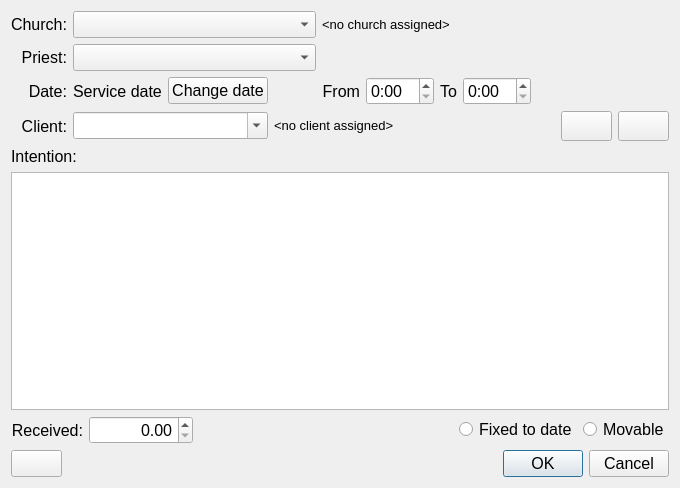
<?xml version="1.0" encoding="UTF-8"?>
<ui version="4.0">
 <author>Jan 'Kovis' Struhar</author>
 <class>ServiceDetailDlg</class>
 <widget class="QDialog" name="ServiceDetailDlg">
  <property name="geometry">
   <rect>
    <x>0</x>
    <y>0</y>
    <width>680</width>
    <height>488</height>
   </rect>
  </property>
  <property name="font">
   <font>
    <pointsize>12</pointsize>
   </font>
  </property>
  <property name="windowTitle">
   <string>Holy service detail</string>
  </property>
  <layout class="QVBoxLayout" name="verticalLayout">
   <item>
    <layout class="QGridLayout">
     <property name="leftMargin">
      <number>0</number>
     </property>
     <property name="topMargin">
      <number>0</number>
     </property>
     <property name="rightMargin">
      <number>0</number>
     </property>
     <property name="bottomMargin">
      <number>0</number>
     </property>
     <property name="spacing">
      <number>6</number>
     </property>
     <item row="4" column="3" colspan="6">
      <widget class="QLabel" name="clientDescriptionLabel">
       <property name="text">
        <string>&lt;html&gt;&lt;head&gt;&lt;meta name=&quot;qrichtext&quot; content=&quot;1&quot; /&gt;&lt;style type=&quot;text/css&quot;&gt;
p, li { white-space: pre-wrap; }
&lt;/style&gt;&lt;/head&gt;&lt;body style=&quot; font-family:'MS Shell Dlg 2'; font-size:10pt; font-weight:400; font-style:normal; text-decoration:none;&quot;&gt;
&lt;p style=&quot; margin-top:0px; margin-bottom:0px; margin-left:0px; margin-right:0px; -qt-block-indent:0; text-indent:0px;&quot;&gt;&amp;lt;no client assigned&amp;gt;&lt;/p&gt;&lt;/body&gt;&lt;/html&gt;</string>
       </property>
      </widget>
     </item>
     <item row="4" column="0">
      <widget class="QLabel" name="clientLabel">
       <property name="text">
        <string>Client:</string>
       </property>
       <property name="alignment">
        <set>Qt::AlignRight|Qt::AlignTrailing|Qt::AlignVCenter</set>
       </property>
      </widget>
     </item>
     <item row="1" column="1" colspan="3">
      <widget class="QComboBox" name="priestCombo">
       <property name="toolTip">
        <string>Priest that shall celebrate the service</string>
       </property>
      </widget>
     </item>
     <item row="2" column="1">
      <widget class="QLabel" name="dateDisplay">
       <property name="text">
        <string>Service date</string>
       </property>
      </widget>
     </item>
     <item row="1" column="0">
      <widget class="QLabel" name="label">
       <property name="text">
        <string>Priest:</string>
       </property>
       <property name="alignment">
        <set>Qt::AlignRight|Qt::AlignTrailing|Qt::AlignVCenter</set>
       </property>
      </widget>
     </item>
     <item row="2" column="2">
      <widget class="QPushButton" name="changeDateButton">
       <property name="toolTip">
        <string>Shift this service to different date</string>
       </property>
       <property name="text">
        <string>Change date</string>
       </property>
       <property name="icon">
        <iconset resource="HolyServices.qrc">
         <normaloff>:/images/changeDate.png</normaloff>:/images/changeDate.png</iconset>
       </property>
      </widget>
     </item>
     <item row="0" column="1" colspan="3">
      <widget class="QComboBox" name="churchCombo">
       <property name="toolTip">
        <string>Church where the holy service is to take place in</string>
       </property>
      </widget>
     </item>
     <item row="0" column="0">
      <widget class="QLabel" name="churchLabel">
       <property name="text">
        <string>Church:</string>
       </property>
       <property name="alignment">
        <set>Qt::AlignRight|Qt::AlignTrailing|Qt::AlignVCenter</set>
       </property>
      </widget>
     </item>
     <item row="2" column="0">
      <widget class="QLabel" name="dateLabel">
       <property name="text">
        <string>Date:</string>
       </property>
       <property name="alignment">
        <set>Qt::AlignRight|Qt::AlignTrailing|Qt::AlignVCenter</set>
       </property>
      </widget>
     </item>
     <item row="4" column="1" colspan="2">
      <widget class="QComboBox" name="clientCombo">
       <property name="editable">
        <bool>true</bool>
       </property>
      </widget>
     </item>
     <item row="4" column="9">
      <layout class="QHBoxLayout" name="horizontalLayout_4">
       <item>
        <widget class="QPushButton" name="clearClientAssignmentButton">
         <property name="sizePolicy">
          <sizepolicy hsizetype="Fixed" vsizetype="Fixed">
           <horstretch>0</horstretch>
           <verstretch>0</verstretch>
          </sizepolicy>
         </property>
         <property name="minimumSize">
          <size>
           <width>30</width>
           <height>30</height>
          </size>
         </property>
         <property name="baseSize">
          <size>
           <width>22</width>
           <height>22</height>
          </size>
         </property>
         <property name="toolTip">
          <string>Clear client assignment</string>
         </property>
         <property name="text">
          <string/>
         </property>
         <property name="icon">
          <iconset resource="HolyServices.qrc">
           <normaloff>:/images/clear_left.png</normaloff>:/images/clear_left.png</iconset>
         </property>
        </widget>
       </item>
       <item>
        <widget class="QPushButton" name="newClientBtn">
         <property name="sizePolicy">
          <sizepolicy hsizetype="Fixed" vsizetype="Fixed">
           <horstretch>0</horstretch>
           <verstretch>0</verstretch>
          </sizepolicy>
         </property>
         <property name="minimumSize">
          <size>
           <width>30</width>
           <height>30</height>
          </size>
         </property>
         <property name="baseSize">
          <size>
           <width>22</width>
           <height>22</height>
          </size>
         </property>
         <property name="toolTip">
          <string>Add new client record</string>
         </property>
         <property name="text">
          <string/>
         </property>
         <property name="icon">
          <iconset resource="HolyServices.qrc">
           <normaloff>:/images/add.png</normaloff>:/images/add.png</iconset>
         </property>
        </widget>
       </item>
      </layout>
     </item>
     <item row="0" column="4" colspan="6">
      <widget class="QLabel" name="churchDescriptionLabel">
       <property name="text">
        <string>&lt;html&gt;&lt;head&gt;&lt;meta name=&quot;qrichtext&quot; content=&quot;1&quot; /&gt;&lt;style type=&quot;text/css&quot;&gt;
p, li { white-space: pre-wrap; }
&lt;/style&gt;&lt;/head&gt;&lt;body style=&quot; font-family:'MS Shell Dlg 2'; font-size:10pt; font-weight:400; font-style:normal; text-decoration:none;&quot;&gt;
&lt;p style=&quot; margin-top:0px; margin-bottom:0px; margin-left:0px; margin-right:0px; -qt-block-indent:0; text-indent:0px;&quot;&gt;&amp;lt;no church assigned&amp;gt;&lt;/p&gt;&lt;/body&gt;&lt;/html&gt;</string>
       </property>
      </widget>
     </item>
     <item row="2" column="4" colspan="6">
      <layout class="QHBoxLayout" name="horizontalLayout_5">
       <item>
        <widget class="QLabel" name="fromTimeLabel">
         <property name="text">
          <string>From</string>
         </property>
         <property name="alignment">
          <set>Qt::AlignRight|Qt::AlignTrailing|Qt::AlignVCenter</set>
         </property>
        </widget>
       </item>
       <item>
        <widget class="QTimeEdit" name="fromTimeEdit">
         <property name="displayFormat">
          <string>H:mm</string>
         </property>
        </widget>
       </item>
       <item>
        <widget class="QLabel" name="endTimeLabel">
         <property name="text">
          <string>To</string>
         </property>
         <property name="alignment">
          <set>Qt::AlignRight|Qt::AlignTrailing|Qt::AlignVCenter</set>
         </property>
        </widget>
       </item>
       <item>
        <widget class="QTimeEdit" name="endTimeEdit">
         <property name="displayFormat">
          <string>H:mm</string>
         </property>
         <property name="calendarPopup">
          <bool>true</bool>
         </property>
        </widget>
       </item>
       <item>
        <spacer>
         <property name="orientation">
          <enum>Qt::Horizontal</enum>
         </property>
         <property name="sizeHint" stdset="0">
          <size>
           <width>21</width>
           <height>20</height>
          </size>
         </property>
        </spacer>
       </item>
      </layout>
     </item>
    </layout>
   </item>
   <item>
    <layout class="QVBoxLayout">
     <property name="spacing">
      <number>6</number>
     </property>
     <property name="leftMargin">
      <number>0</number>
     </property>
     <property name="topMargin">
      <number>0</number>
     </property>
     <property name="rightMargin">
      <number>0</number>
     </property>
     <property name="bottomMargin">
      <number>0</number>
     </property>
     <item>
      <widget class="QLabel" name="intentionLabel">
       <property name="text">
        <string>Intention:</string>
       </property>
      </widget>
     </item>
     <item>
      <widget class="FocusReportingEdit" name="intentionEdit"/>
     </item>
    </layout>
   </item>
   <item>
    <layout class="QHBoxLayout" name="horizontalLayout_3">
     <item>
      <widget class="QLabel" name="label_2">
       <property name="text">
        <string>Received:</string>
       </property>
       <property name="alignment">
        <set>Qt::AlignRight|Qt::AlignTrailing|Qt::AlignVCenter</set>
       </property>
      </widget>
     </item>
     <item>
      <widget class="QDoubleSpinBox" name="moneyBox">
       <property name="toolTip">
        <string>Mass contribution</string>
       </property>
       <property name="alignment">
        <set>Qt::AlignRight|Qt::AlignTrailing|Qt::AlignVCenter</set>
       </property>
       <property name="maximum">
        <double>100000000.000000000000000</double>
       </property>
       <property name="singleStep">
        <double>10.000000000000000</double>
       </property>
      </widget>
     </item>
     <item>
      <spacer name="horizontalSpacer">
       <property name="orientation">
        <enum>Qt::Horizontal</enum>
       </property>
       <property name="sizeHint" stdset="0">
        <size>
         <width>40</width>
         <height>20</height>
        </size>
       </property>
      </spacer>
     </item>
     <item>
      <layout class="QHBoxLayout" name="horizontalLayout_2">
       <item>
        <widget class="QRadioButton" name="fixedToDateButon">
         <property name="toolTip">
          <string>Client insists on given date</string>
         </property>
         <property name="text">
          <string>Fixed to date</string>
         </property>
        </widget>
       </item>
       <item>
        <widget class="QRadioButton" name="movableButton">
         <property name="toolTip">
          <string>Under circumstances the client agrees to move holy service to different date</string>
         </property>
         <property name="text">
          <string>Movable</string>
         </property>
        </widget>
       </item>
      </layout>
     </item>
    </layout>
   </item>
   <item>
    <layout class="QHBoxLayout" name="horizontalLayout">
     <item>
      <widget class="QPushButton" name="historicalInfoButton">
       <property name="toolTip">
        <string>Shows history records about currently edited holy service</string>
       </property>
       <property name="text">
        <string/>
       </property>
       <property name="icon">
        <iconset resource="HolyServices.qrc">
         <normaloff>:/images/info.png</normaloff>:/images/info.png</iconset>
       </property>
      </widget>
     </item>
     <item>
      <widget class="QDialogButtonBox" name="buttonBox">
       <property name="orientation">
        <enum>Qt::Horizontal</enum>
       </property>
       <property name="standardButtons">
        <set>QDialogButtonBox::Cancel|QDialogButtonBox::Ok</set>
       </property>
      </widget>
     </item>
    </layout>
   </item>
  </layout>
 </widget>
 <customwidgets>
  <customwidget>
   <class>FocusReportingEdit</class>
   <extends>QTextEdit</extends>
   <header>FocusReportingEdit.h</header>
  </customwidget>
 </customwidgets>
 <tabstops>
  <tabstop>churchCombo</tabstop>
  <tabstop>priestCombo</tabstop>
  <tabstop>changeDateButton</tabstop>
  <tabstop>clientCombo</tabstop>
  <tabstop>intentionEdit</tabstop>
  <tabstop>moneyBox</tabstop>
  <tabstop>fixedToDateButon</tabstop>
  <tabstop>movableButton</tabstop>
  <tabstop>historicalInfoButton</tabstop>
 </tabstops>
 <resources>
  <include location="HolyServices.qrc"/>
 </resources>
 <connections>
  <connection>
   <sender>buttonBox</sender>
   <signal>rejected()</signal>
   <receiver>ServiceDetailDlg</receiver>
   <slot>reject()</slot>
   <hints>
    <hint type="sourcelabel">
     <x>285</x>
     <y>428</y>
    </hint>
    <hint type="destinationlabel">
     <x>286</x>
     <y>274</y>
    </hint>
   </hints>
  </connection>
 </connections>
</ui>
